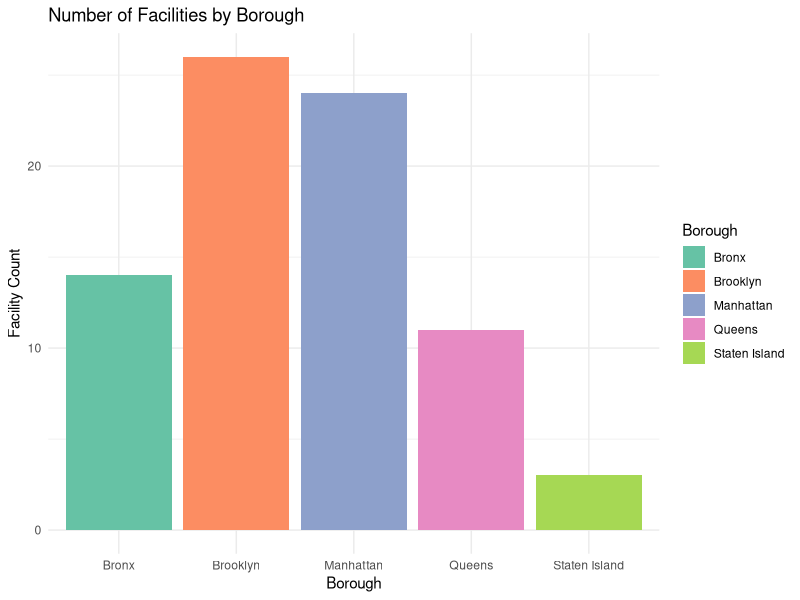
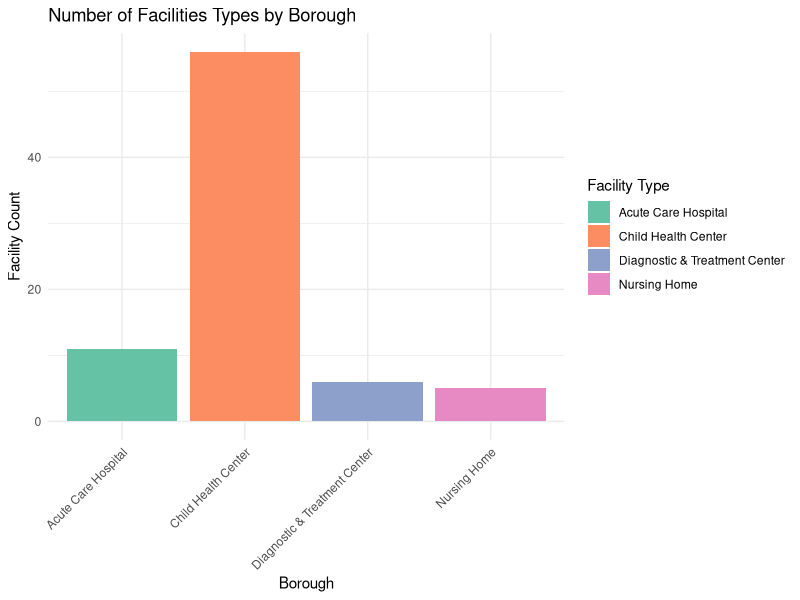
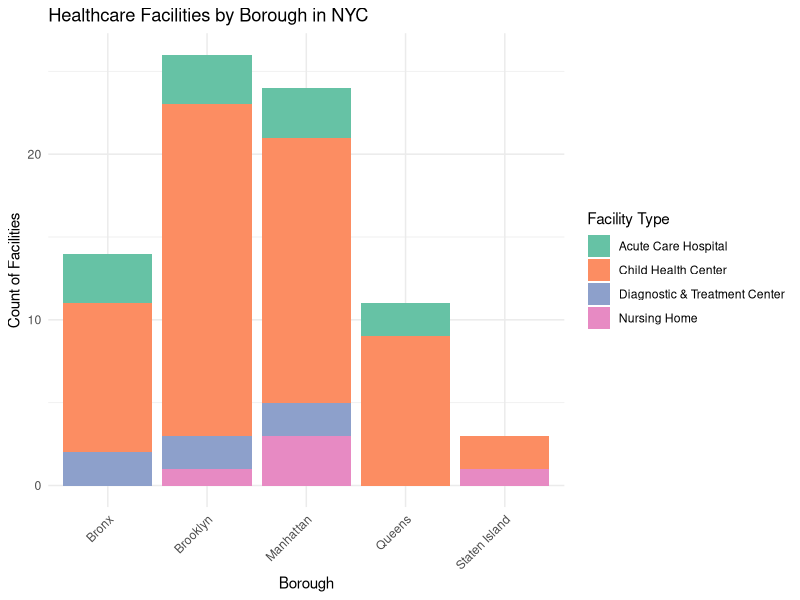

Recreate these plots in R, in order.
## ---- chunk 1
knitr::opts_chunk$set(echo = TRUE)

library(tidyverse)
library(haven)

hospital_data =
  read_csv(file = "./data/Hospitals.csv")
## ---- chunk 2
facilities_by_borough = 
  hospital_data %>%
  group_by(Borough) %>%
  summarise(Facility_Count = n())
## ---- chunk 3
ggplot(data = facilities_by_borough, aes(x = Borough, y = Facility_Count, fill = Borough)) +
  geom_bar(stat = "identity") +
  theme_minimal() +
  labs(title = "Number of Facilities by Borough", x = "Borough", y = "Facility Count") +
   scale_fill_brewer(palette = "Set2") 
## ---- chunk 4
hospitals_by_type = 
  hospital_data %>% 
  group_by(`Facility Type`) %>% 
  summarise(Facility_Count = n())
## ---- chunk 5
ggplot(data = hospitals_by_type, aes(x = `Facility Type`, y = Facility_Count, fill = `Facility Type`)) +
  geom_bar(stat = "identity") +
  theme_minimal() +
  labs(title = "Number of Facilities Types by Borough", x = "Borough", y = "Facility Count") +
theme_minimal() +
   scale_fill_brewer(palette = "Set2") +
  theme(
    axis.text.x = element_text(angle = 45, hjust = 1)
  )
## ---- chunk 6
facility_type_by_borough =
  hospital_data %>%
  group_by(Borough, `Facility Type`) %>%
  summarise(Facility_Count = n(), .groups = "drop") %>%
  pivot_wider(names_from = `Facility Type`, values_from = Facility_Count, values_fill = 0)

facility_type_borough_long <- facility_type_by_borough %>%
  pivot_longer(
    cols = -Borough,          
    names_to = "Facility_Type", 
    values_to = "Count"         
  )

facility_type_by_borough %>%
  knitr::kable(
    col.names = c("Borough", "Acute Care Hospital", "Child Health Center",
                  "Diagnostic & Treatment Center", "Nursing Home"),
    caption = "Healthcare Facilities by Borough in NYC"
  ) 
## ---- chunk 7
ggplot(facility_type_borough_long, aes(x = Borough, y = Count, fill = Facility_Type)) +
  geom_bar(stat = "identity") +
  labs(
    title = "Healthcare Facilities by Borough in NYC",
    x = "Borough",
    y = "Count of Facilities",
    fill = "Facility Type"
  ) +
  theme_minimal() +
  scale_fill_brewer(palette = "Set2") +
  theme(
    axis.text.x = element_text(angle = 45, hjust = 1)
  )
